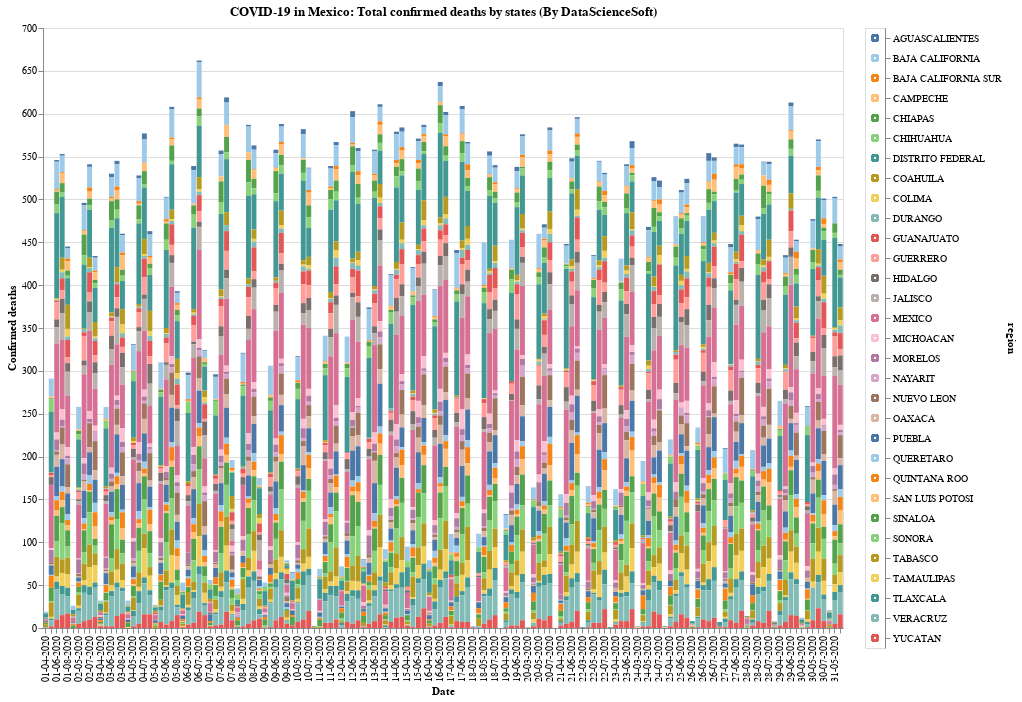

Source (Vega-Lite JSON):
### Vega specification from a JSON file in a GitHub repository (floating-point values rounded to 4 significant figures; data arrays with more than 128 entries replaced by an {"elided": "..."} marker saying what was removed)
{"$schema": "https://vega.github.io/schema/vega/v5.json", "background": "white", "padding": 5, "data": [{"name": "__store"}, {"name": "selector005_store"}, {"name": "data-7c5e35735c527cb406fdbfb38c8ad676", "values": {"elided": "4526 records"}}, {"name": "data_1", "source": "data-7c5e35735c527cb406fdbfb38c8ad676", "transform": [{"type": "filter", "expr": "!(length(data(\"__store\"))) || (vlSelectionTest(\"__store\", datum))"}, {"type": "stack", "groupby": ["date"], "field": "fallecidos", "sort": {"field": ["codigo region"], "order": ["descending"]}, "as": ["fallecidos_start", "fallecidos_end"], "offset": "zero"}, {"type": "filter", "expr": "isValid(datum[\"fallecidos\"]) && isFinite(+datum[\"fallecidos\"])"}]}, {"name": "data_2", "source": "data-7c5e35735c527cb406fdbfb38c8ad676", "transform": [{"type": "formula", "expr": "datum[\"region\"]===\"AGUASCALIENTES\" ? 0 : datum[\"region\"]===\"BAJA CALIFORNIA\" ? 1 : datum[\"region\"]===\"BAJA CALIFORNIA SUR\" ? 2 : datum[\"region\"]===\"CAMPECHE\" ? 3 : datum[\"region\"]===\"CHIAPAS\" ? 4 : datum[\"region\"]===\"CHIHUAHUA\" ? 5 : datum[\"region\"]===\"DISTRITO FEDERAL\" ? 6 : datum[\"region\"]===\"COAHUILA\" ? 7 : datum[\"region\"]===\"COLIMA\" ? 8 : datum[\"region\"]===\"DURANGO\" ? 9 : datum[\"region\"]===\"GUANAJUATO\" ? 10 : datum[\"region\"]===\"GUERRERO\" ? 11 : datum[\"region\"]===\"HIDALGO\" ? 12 : datum[\"region\"]===\"JALISCO\" ? 13 : datum[\"region\"]===\"MEXICO\" ? 14 : datum[\"region\"]===\"MICHOACAN\" ? 15 : datum[\"region\"]===\"MORELOS\" ? 16 : datum[\"region\"]===\"NAYARIT\" ? 17 : datum[\"region\"]===\"NUEVO LEON\" ? 18 : datum[\"region\"]===\"OAXACA\" ? 19 : datum[\"region\"]===\"PUEBLA\" ? 20 : datum[\"region\"]===\"QUERETARO\" ? 21 : datum[\"region\"]===\"QUINTANA ROO\" ? 22 : datum[\"region\"]===\"SAN LUIS POTOSI\" ? 23 : datum[\"region\"]===\"SINALOA\" ? 24 : datum[\"region\"]===\"SONORA\" ? 25 : datum[\"region\"]===\"TABASCO\" ? 26 : datum[\"region\"]===\"TAMAULIPAS\" ? 27 : datum[\"region\"]===\"TLAXCALA\" ? 28 : datum[\"region\"]===\"VERACRUZ\" ? 29 : datum[\"region\"]===\"YUCATAN\" ? 30 : 31", "as": "y_region_sort_index"}]}], "signals": [{"name": "concat_0_width", "value": 800}, {"name": "concat_0_height", "value": 600}, {"name": "concat_1_width", "value": 20}, {"name": "concat_1_y_step", "value": 20}, {"name": "concat_1_height", "update": "bandspace(domain('concat_1_y').length, 1, 0.5) * concat_1_y_step"}, {"name": "unit", "value": {}, "on": [{"events": "mousemove", "update": "isTuple(group()) ? group() : unit"}]}, {"name": "__region", "value": null, "bind": {"input": "select", "options": ["AGUASCALIENTES", "BAJA CALIFORNIA", "BAJA CALIFORNIA SUR", "CAMPECHE", "CHIAPAS", "CHIHUAHUA", "DISTRITO FEDERAL", "COAHUILA", "COLIMA", "DURANGO", "GUANAJUATO", "GUERRERO", "HIDALGO", "JALISCO", "MEXICO", "MICHOACAN", "MORELOS", "NAYARIT", "NUEVO LEON", "OAXACA", "PUEBLA", "QUERETARO", "QUINTANA ROO", "SAN LUIS POTOSI", "SINALOA", "SONORA", "TABASCO", "TAMAULIPAS", "TLAXCALA", "VERACRUZ", "YUCATAN"]}}, {"name": "_", "update": "vlSelectionResolve(\"__store\", \"union\")"}, {"name": "selector005", "update": "vlSelectionResolve(\"selector005_store\", \"union\", true)"}], "layout": {"padding": 20, "bounds": "full", "align": "each"}, "marks": [{"type": "group", "name": "concat_0_group", "title": {"text": "COVID-19 in Mexico: Total confirmed deaths by states (By DataScienceSoft)", "frame": "group"}, "style": "cell", "encode": {"update": {"width": {"signal": "concat_0_width"}, "height": {"signal": "concat_0_height"}}}, "signals": [{"name": "__tuple", "update": "__region !== null ? {fields: __tuple_fields, values: [__region]} : null"}, {"name": "__tuple_fields", "value": [{"type": "E", "field": "region"}]}, {"name": "__modify", "on": [{"events": {"signal": "__tuple"}, "update": "modify(\"__store\", __tuple, true)"}]}, {"name": "selector005_tuple", "on": [{"events": [{"source": "scope", "type": "mouseover"}], "update": "datum && item().mark.marktype !== 'group' ? {unit: \"concat_0\", fields: selector005_tuple_fields, values: [(item().isVoronoi ? datum.datum : datum)[\"region\"]]} : null", "force": true}, {"events": [{"source": "scope", "type": "dblclick"}], "update": "null"}]}, {"name": "selector005_tuple_fields", "value": [{"type": "E", "field": "region"}]}, {"name": "selector005_toggle", "value": false, "on": [{"events": [{"source": "scope", "type": "mouseover"}], "update": "event.shiftKey"}, {"events": [{"source": "scope", "type": "dblclick"}], "update": "false"}]}, {"name": "selector005_modify", "on": [{"events": {"signal": "selector005_tuple"}, "update": "modify(\"selector005_store\", selector005_toggle ? null : selector005_tuple, selector005_toggle ? null : true, selector005_toggle ? selector005_tuple : null)"}]}], "marks": [{"name": "concat_0_marks", "type": "rect", "style": ["bar"], "interactive": true, "from": {"data": "data_1"}, "encode": {"update": {"fill": [{"test": "!(length(data(\"__store\")) || length(data(\"selector005_store\"))) || ((vlSelectionTest(\"__store\", datum)) || (vlSelectionTest(\"selector005_store\", datum)))", "scale": "color", "field": "region"}, {"value": "lightgray"}], "tooltip": {"signal": "{\"date\": ''+datum[\"date\"], \"region\": ''+datum[\"region\"], \"fallecidos\": format(datum[\"fallecidos\"], \"\")}"}, "x": {"scale": "concat_0_x", "field": "date"}, "width": {"scale": "concat_0_x", "band": true}, "y": {"scale": "concat_0_y", "field": "fallecidos_end"}, "y2": {"scale": "concat_0_y", "field": "fallecidos_start"}}}}], "axes": [{"scale": "concat_0_y", "orient": "left", "gridScale": "concat_0_x", "grid": true, "tickCount": {"signal": "ceil(concat_0_height/40)"}, "domain": false, "labels": false, "maxExtent": 0, "minExtent": 0, "ticks": false, "zindex": 0}, {"scale": "concat_0_x", "orient": "bottom", "grid": false, "title": "Date", "labelAlign": "right", "labelAngle": 270, "labelBaseline": "middle", "labelOverlap": true, "zindex": 0}, {"scale": "concat_0_y", "orient": "left", "grid": false, "title": "Confirmed deaths", "labelOverlap": true, "tickCount": {"signal": "ceil(concat_0_height/40)"}, "zindex": 0}]}, {"type": "group", "name": "concat_1_group", "style": "cell", "encode": {"update": {"width": {"signal": "concat_1_width"}, "height": {"signal": "concat_1_height"}}}, "signals": [{"name": "width", "update": "concat_1_width"}, {"name": "__tuple", "update": "__region !== null ? {fields: __tuple_fields, values: [__region]} : null"}, {"name": "__tuple_fields", "value": [{"type": "E", "field": "region"}]}, {"name": "__modify", "on": [{"events": {"signal": "__tuple"}, "update": "modify(\"__store\", __tuple, true)"}]}, {"name": "selector005_tuple", "on": [{"events": [{"source": "scope", "type": "mouseover"}], "update": "datum && item().mark.marktype !== 'group' ? {unit: \"concat_1\", fields: selector005_tuple_fields, values: [(item().isVoronoi ? datum.datum : datum)[\"region\"]]} : null", "force": true}, {"events": [{"source": "scope", "type": "dblclick"}], "update": "null"}]}, {"name": "selector005_tuple_fields", "value": [{"type": "E", "field": "region"}]}, {"name": "selector005_toggle", "value": false, "on": [{"events": [{"source": "scope", "type": "mouseover"}], "update": "event.shiftKey"}, {"events": [{"source": "scope", "type": "dblclick"}], "update": "false"}]}, {"name": "selector005_modify", "on": [{"events": {"signal": "selector005_tuple"}, "update": "modify(\"selector005_store\", selector005_toggle ? null : selector005_tuple, selector005_toggle ? null : true, selector005_toggle ? selector005_tuple : null)"}]}], "marks": [{"name": "concat_1_marks", "type": "symbol", "style": ["point"], "interactive": true, "from": {"data": "data_2"}, "encode": {"update": {"opacity": {"value": 0.7}, "fill": {"value": "transparent"}, "stroke": [{"test": "!(length(data(\"__store\")) || length(data(\"selector005_store\"))) || ((vlSelectionTest(\"__store\", datum)) || (vlSelectionTest(\"selector005_store\", datum)))", "scale": "color", "field": "region"}, {"value": "lightgray"}], "x": {"signal": "concat_1_width", "mult": 0.5}, "y": {"scale": "concat_1_y", "field": "region"}}}}], "axes": [{"scale": "concat_1_y", "orient": "right", "grid": false, "title": "region", "zindex": 0}]}], "scales": [{"name": "color", "type": "ordinal", "domain": {"fields": [{"data": "data_1", "field": "region"}, {"data": "data_2", "field": "region"}], "sort": true}, "range": {"scheme": "tableau20"}}, {"name": "concat_0_x", "type": "band", "domain": {"data": "data_1", "field": "date", "sort": true}, "range": [0, {"signal": "concat_0_width"}], "paddingInner": 0.1, "paddingOuter": 0.05}, {"name": "concat_0_y", "type": "linear", "domain": {"data": "data_1", "fields": ["fallecidos_start", "fallecidos_end"]}, "range": [{"signal": "concat_0_height"}, 0], "nice": true, "zero": true}, {"name": "concat_1_y", "type": "point", "domain": {"data": "data_2", "field": "region", "sort": {"op": "min", "field": "y_region_sort_index"}}, "range": {"step": {"signal": "concat_1_y_step"}}, "padding": 0.5}]}
